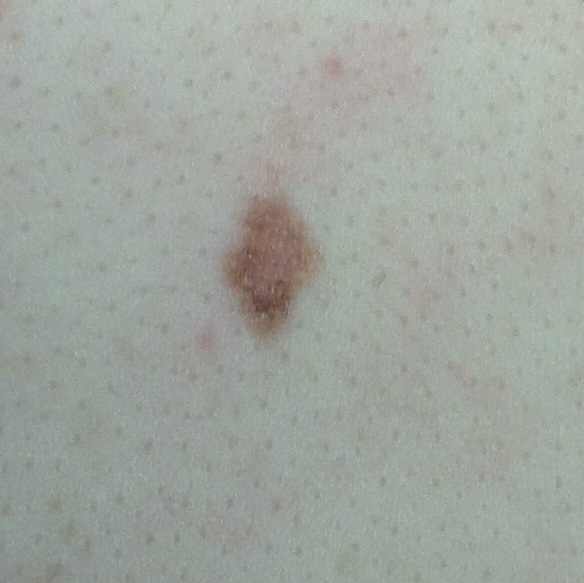
#> input picture Samples_images/low_risk_1.jpg, 584 x 583 px; its folder holds only this picture in this run
$ python runner.py
#> lines starting #> are read from the running program, lines starting #| are printed output that depends on the picture
### clustering.py
import matplotlib.image
import numpy as np
from sklearn.cluster import KMeans
import matplotlib.pyplot as plt
import work_files


class Clustering:
    """ This class is used to cluster the pixels of the image according to their color"""
    def __init__(self, image, n_clusters=3):
        self.img = image
        self.n = n_clusters
        self.h, self.w, _ = self.img.shape
        self.output_img = np.array([])
        self.label = []

    def change_shape(self):
        self.img = self.img.reshape(self.w*self.h, 3)
        return self

    def make_cluster(self):
        cls = KMeans(n_clusters=self.n)
        cls.fit(self.img)
        self.output_img = cls.labels_.reshape(self.h, self.w)
        colors = cls.cluster_centers_.astype('uint8')**2
        mean = list(colors.mean(1))
        darkest = min(mean)
        self.label = mean.index(darkest)
        return self

    def run(self):
        self.change_shape()
        self.make_cluster()
        return self.output_img, self.label

    # [4 lines left out: function show_image, not called in this run]


# [6 lines that do not run on import are left out]

### smoothing.py
import numpy as np
import matplotlib.pyplot as plt


class Smooth:
    def __init__(self, image, label, n=3, m=0.5):
        self.img = image
        self.m = m
        self.label = label
        self.h, self.w = self.img.shape
        self.min_y, self.min_x = 0, 0
        self.max_y, self.max_x = self.h, self.w
        self.n = n
        self.coordinates = []

    def find_coordinates(self):
        for i in range(self.h):
            for j in range(self.w):
                if self.img[i, j] == self.label:
                    self.coordinates.append([i, j])
        return self

    def crop(self):
        x, y = zip(*self.coordinates)
        self.max_x = max(x)+1
        self.min_x = min(x)-1
        self.max_y = max(y)+1
        self.min_y = min(y)-1
        return self

    def smooth(self):
        timer = 0
        for j in range(self.min_y, self.max_y):
            if timer % 20 == 0:
                print('#', end='', flush=True)
            timer += 1
            for i in range(self.min_x, self.max_x):
                if self.img[i][j] != self.label:
                    temp = 0
                    base = 0
                    for i_2 in range(-self.n, self.n):
                        try:
                            if self.img[i+i_2][j] == self.label:
                                temp += 1
                            base += 1
                        except IndexError:
                            pass

                    for j_2 in range(-self.n, self.n):
                        try:
                            if self.img[i][j+j_2] == self.label:
                                temp += 1
                            base += 1
                        except IndexError:
                            pass
                    if temp > int(self.m * base):
                        self.img[i][j] = self.label
        return self

    def run(self):
        self.find_coordinates()
        self.crop()
        self.smooth()
        return self.img

    # [4 lines left out: function show_image, not called in this run]


# [12 lines that do not run on import are left out]

### find_median.py
import numpy as np
from scipy.spatial.distance import euclidean
import matplotlib.pyplot as plt


class Median:
    def __init__(self, image, label):
        self.label = label
        self.img = image
        self.h, self.w = self.img.shape
        self.coordinates = []
        self.median = [0, 0]

    def find_coordinates(self):
        for i in range(self.h):
            for j in range(self.w):
                if self.img[i, j] == self.label:
                    self.coordinates.append([i, j])
        print('#', end='', flush=True)
        return self

    def filter_and_find_median(self):
        self.coordinates = np.array(self.coordinates)
        len_before = len(self.coordinates)
        while True:
            mean = np.mean(self.coordinates, axis=0)
            distances = np.zeros(len_before)
            for i in range(len_before):
                distances[i] = euclidean(i, mean)
            self.coordinates = self.coordinates[distances <= (distances.mean()+distances.var())]
            if len(self.coordinates) == len_before:
                break
            len_before = len(self.coordinates)
        self.median = self.coordinates.mean(axis=0).astype(int)
        print('#', end='', flush=True)
        return self

    def run(self):
        self.find_coordinates()
        self.filter_and_find_median()
        return self.median

    # [7 lines left out: function show_image, not called in this run]


# [11 lines that do not run on import are left out]

### work_files.py
import os


class OS:
    def __init__(self):
        os.chdir('Samples_images')
        self.images = []

    def read_images(self):
        self.images = os.listdir(os.getcwd())
        return self

    def run(self):
        self.read_images()
        yield from self.images

### runner.py
import clustering
import find_median
import smoothing
import find_mole
import perimeter
import matplotlib.image
import compute_ratio
import filter_perimeter
import work_files
import matplotlib.pyplot as plt
import numpy as np


class Run:
    def __init__(self, image: np.ndarray, n_cluster=3, n_s=4, m_s=0.5):
        self.n_s = n_s
        self.m_s = m_s
        self.n_cluster = n_cluster
        self.image = image
        self.raw_image = image.copy()
        self.Clustering = clustering.Clustering
        self.Smooth = smoothing.Smooth
        self.Median = find_median.Median
        self.FindMole = find_mole.FindMole
        self.Compute = compute_ratio.Computer
        self.Perimeter = perimeter.Perimeter
        self.Filter = filter_perimeter.FilterPerimeter
        self.p = 0
        self.s = []
        self.label = 0
        self.median = [0, 0]
        self.mole = []
        self.ratio = 0
        self.perimeter = 0

    def run(self):
        self.Clustering = clustering.Clustering(self.image, n_clusters=self.n_cluster)
        print('<|', end='', flush=True)
        self.image, self.label = self.Clustering.run()
        print('|', end='', flush=True)
        self.Smooth = smoothing.Smooth(self.image.copy(), self.label, n=self.n_s, m=self.m_s)
        self.image = self.Smooth.run()
        print('|', end='', flush=True)
        self.Median = find_median.Median(self.image, self.label)
        self.median = self.Median.run()
        print('|', end='', flush=True)
        self.FindMole = find_mole.FindMole(self.image, self.median, self.label)
        self.mole = self.FindMole.run()
        print('|', end='', flush=True)
        self.Perimeter = perimeter.Perimeter(self.image, self.label, self.mole)
        self.p = self.Perimeter.run()
        print('|', end='', flush=True)
        self.Filter = filter_perimeter.FilterPerimeter(self.p, self.image)
        self.p = self.Filter.run()
        print('|', end='', flush=True)
        self.perimeter = len(self.p)
        self.s = len(self.mole)
        self.Compute = compute_ratio.Computer(self.perimeter, self.s)
        print('|', end='', flush=True)
        self.ratio = self.Compute.run()
        print('|>')
        return self

    def show_images(self):
        self.Clustering.show_image()
        self.Smooth.show_image()
        self.Median.show_image(self.raw_image)
        self.FindMole.show_image(self.raw_image)
        self.Perimeter.show_image(self.raw_image)
        self.Filter.show_image(self.raw_image)
        return self


if __name__ == '__main__':
    imgs = work_files.OS()
    imgs = [i for i in imgs.run()]
    img = input('Enter the name of picture \nfor example \'low_risk_2.jpg\' : ')
#> the answer given: low_risk_1.jpg
    if img not in imgs:
        print(' I can\'t find this image make sure about spelling')
        exit()
    img = matplotlib.image.imread(img)
#> img is the input picture: shape (583, 584, 3); mean R, G, B 159.4, 165.6, 158.5
    plt.imshow(img)
    plt.show()
    obj = Run(img)
    obj.run()
#> in run, `self.image, self.label = self.Clustering.run()`:
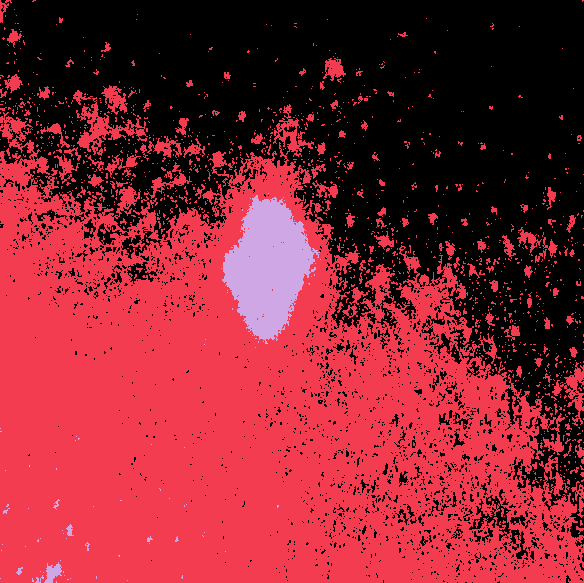
#> self.image: shape (583, 584) int32; 3 distinct labels, from 0 to 2; one colour per label, 0 black
#> in run, `self.image, self.label = self.Clustering.run()`: self.label = 2
#> after the loop in smooth, `for j in range(self.min_y, self.max_y):`:
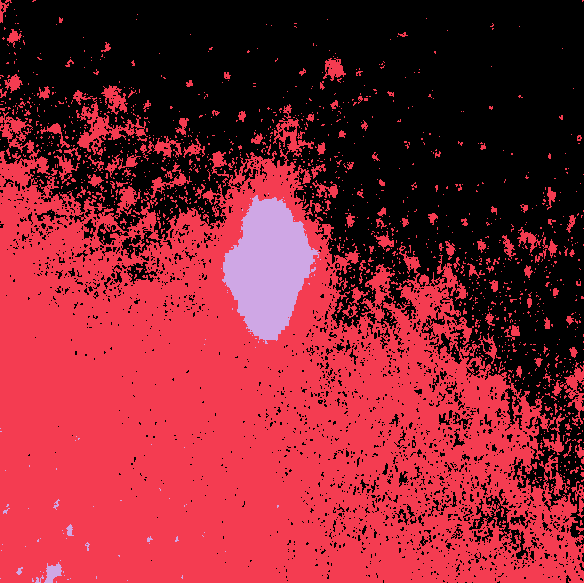
#> self.img: shape (583, 584) int32; 3 distinct labels, from 0 to 2; one colour per label, 0 black
#> after the loop in smooth, `for j in range(self.min_y, self.max_y):`: timer = 322
#> (the run stopped early here; a loop or call above may not have finished)

$ run again, on Samples_images/low_risk_3.jpg
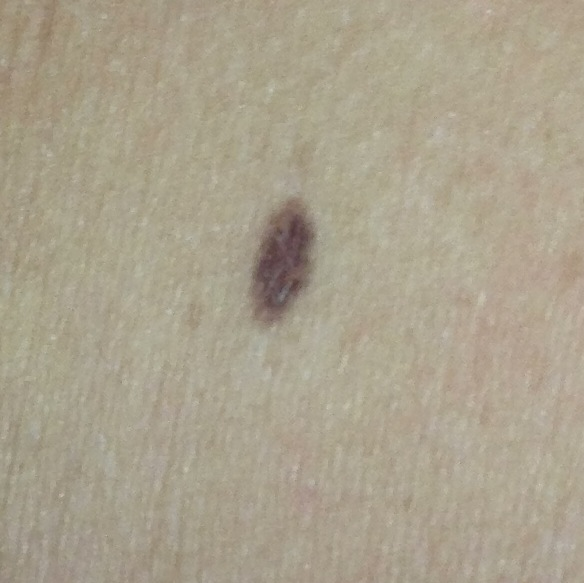
#> input picture Samples_images/low_risk_3.jpg, 584 x 583 px
#> img is the input picture: shape (583, 584, 3); mean R, G, B 170.2, 161.4, 141.3
#> in run, `self.image, self.label = self.Clustering.run()`:
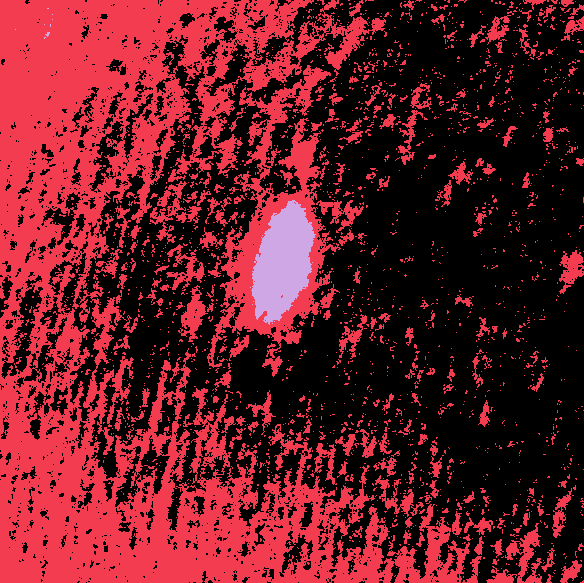
#> self.image: shape (583, 584) int32; 3 distinct labels, from 0 to 2; one colour per label, 0 black
#> self.label = 2
#> after the loop in smooth, `for j in range(self.min_y, self.max_y):`: timer = 302

$ run again, on Samples_images/low_risk_5.jpg
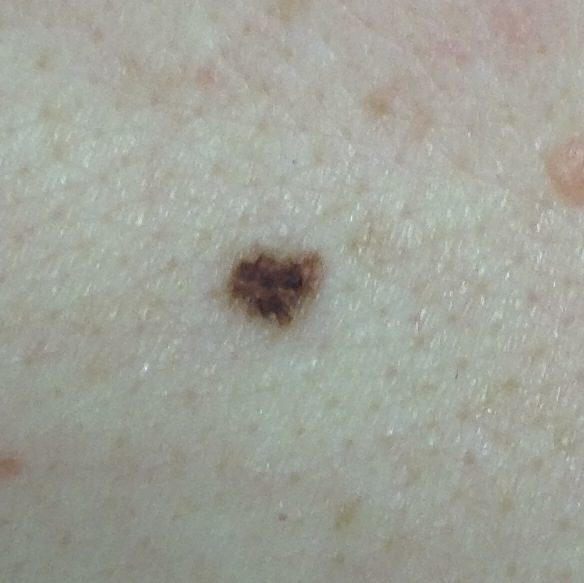
#> input picture Samples_images/low_risk_5.jpg, 584 x 583 px
#> img is the input picture: shape (583, 584, 3); mean R, G, B 160.3, 162.3, 152.7
#> in run, `self.image, self.label = self.Clustering.run()`:
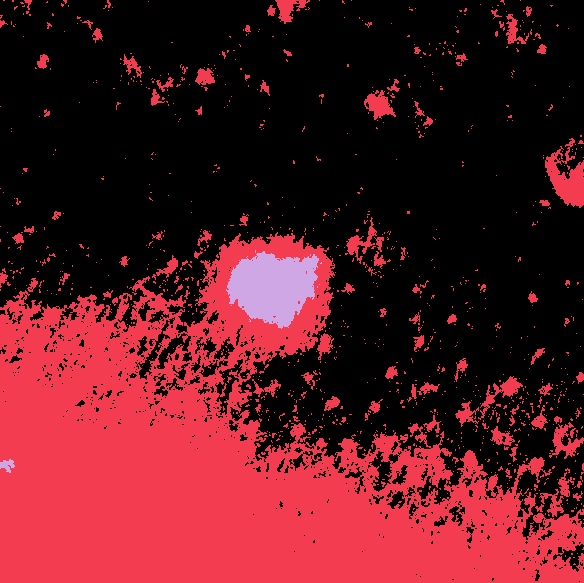
#> self.image: shape (583, 584) int32; 3 distinct labels, from 0 to 2; one colour per label, 0 black
#> self.label = 2
#> after the loop in smooth, `for j in range(self.min_y, self.max_y):`: timer = 323

$ run again, on Samples_images/low_risk_6.jpg
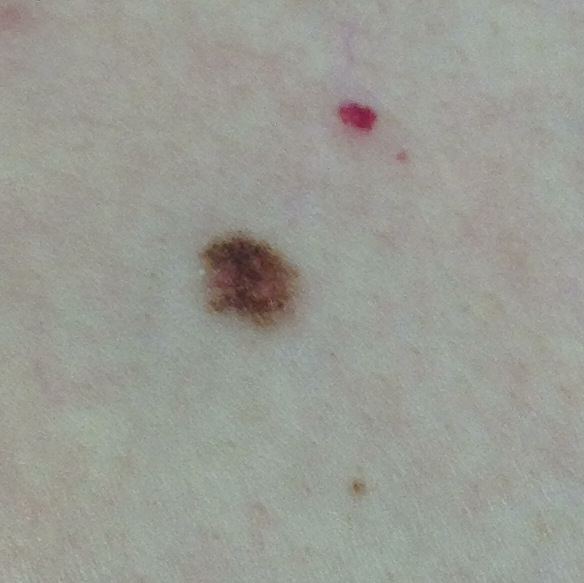
#> input picture Samples_images/low_risk_6.jpg, 584 x 583 px
#> img is the input picture: shape (583, 584, 3); mean R, G, B 154, 155.1, 147.8
#> in run, `self.image, self.label = self.Clustering.run()`:
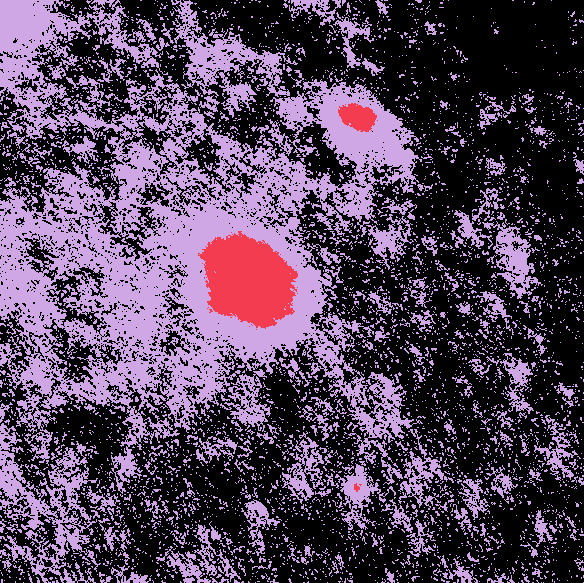
#> self.image: shape (583, 584) int32; 3 distinct labels, from 0 to 2; one colour per label, 0 black
#> self.label = 0
#> after the loop in smooth, `for j in range(self.min_y, self.max_y):`:
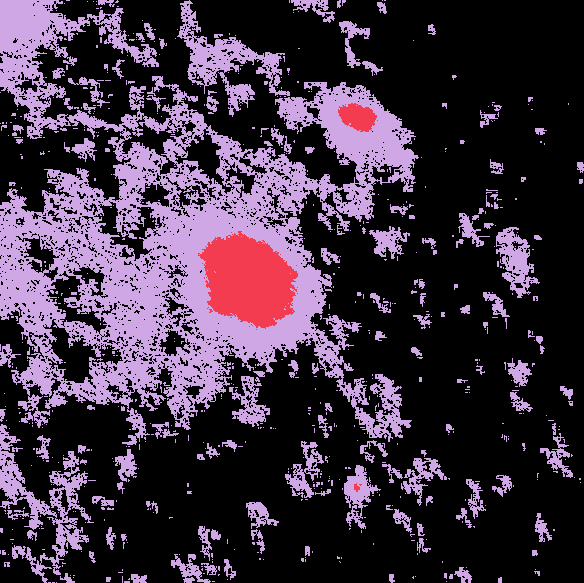
#> self.img: shape (583, 584) int32; 3 distinct labels, from 0 to 2; one colour per label, 0 black
#> after the loop in smooth, `for j in range(self.min_y, self.max_y):`: timer = 585

$ run again, on Samples_images/low_risk_10.jpg
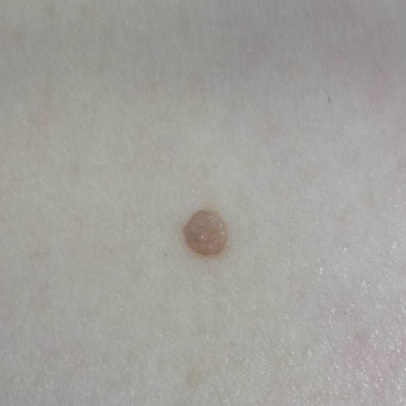
#> input picture Samples_images/low_risk_10.jpg, 406 x 406 px
#> img is the input picture: shape (406, 406, 3); mean R, G, B 162.3, 161, 156.4
#> in run, `self.image, self.label = self.Clustering.run()`:
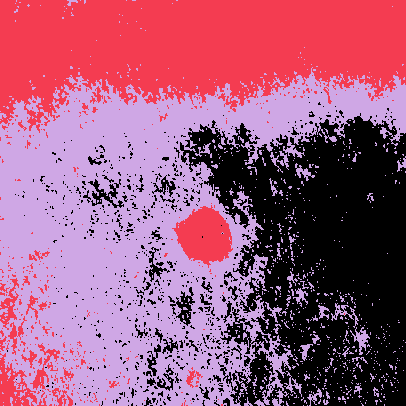
#> self.image: shape (406, 406) int32; 3 distinct labels, from 0 to 2; one colour per label, 0 black
#> self.label = 1
#> after the loop in smooth, `for j in range(self.min_y, self.max_y):`:
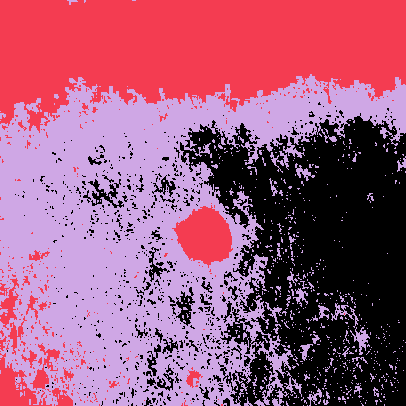
#> self.img: shape (406, 406) int32; 3 distinct labels, from 0 to 2; one colour per label, 0 black
#> after the loop in smooth, `for j in range(self.min_y, self.max_y):`: timer = 407
